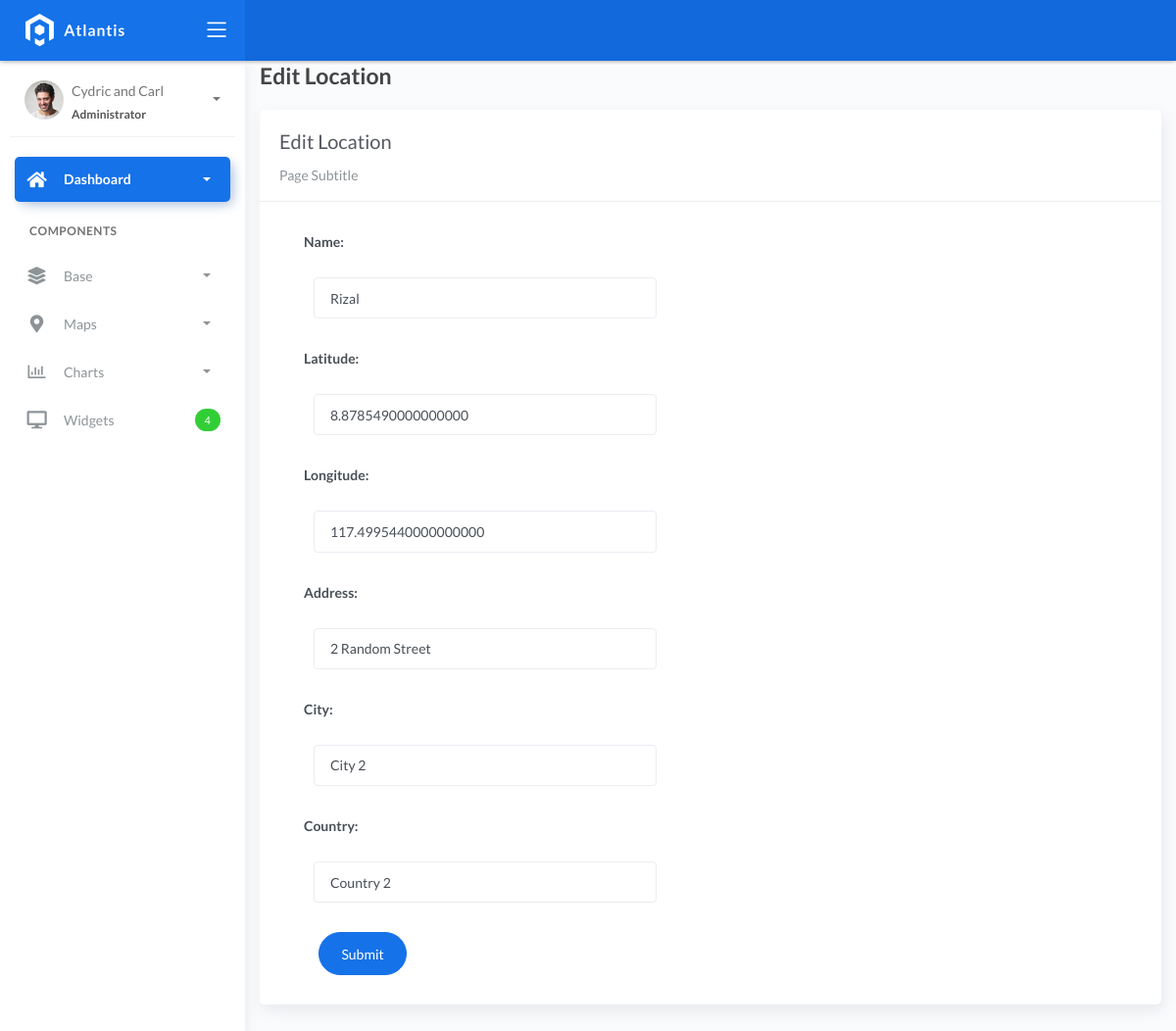
Page /location_list/2 on the earlier database version.
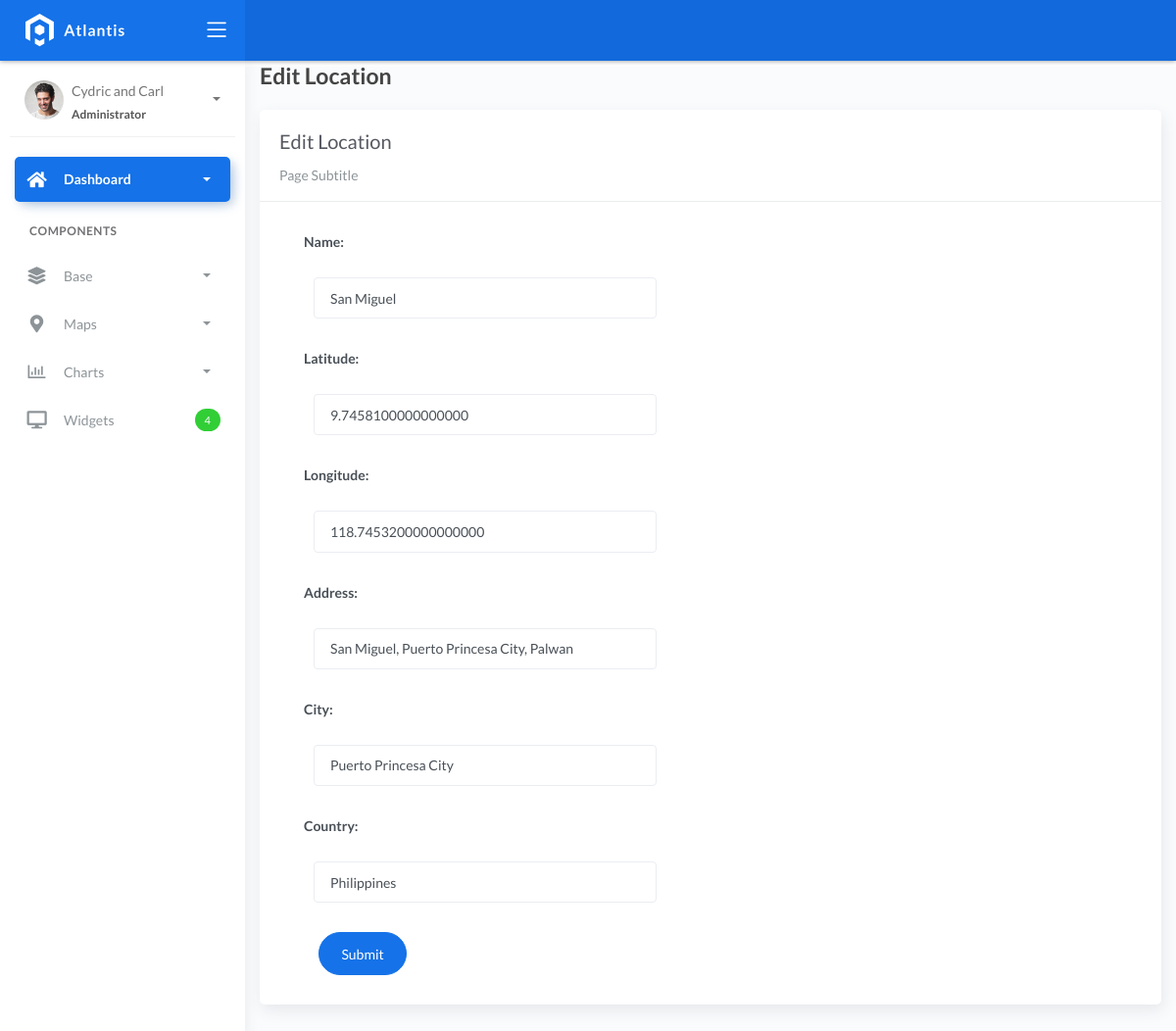
Same page on the later database version.
### fire/models.py (models this page shows, shortened)
class BaseModel(models.Model):
    created_at = models.DateTimeField(auto_now_add=True, db_index=True)
    updated_at = models.DateTimeField(auto_now=True)
    class Meta:
        abstract = True

class Locations(BaseModel):
    name = models.CharField(max_length=150)
    latitude = models.DecimalField(max_digits=22, decimal_places=16, null=True, blank=True)
    longitude = models.DecimalField(max_digits=22, decimal_places=16, null=True, blank=True)
    address = models.CharField(max_length=150)
    city = models.CharField(max_length=150)  # can be in separate table
    country = models.CharField(max_length=150)  # can be in separate table

### fire/views.py (the view, shortened to what this page needs)
# urls.py: path('location_list/<pk>', LocationUpdateView.as_view(), name='location-update'),
class LocationUpdateView(UpdateView):
    model = Locations
    fields = "__all__"
    context_object_name = "location"
    template_name = 'location_edit.html'
    success_url = reverse_lazy('location-list')

### templates/location_edit.html
{% extends 'base.html' %} {% load static %} {% block content %}
<div class="content">
    <div class="container-fluid">
        <h4 class="page-title">Edit Location</h4>
        <div class="row">
            <div class="col-md-12">
                <div class="card">
                    <div class="card-header">
                        <div class="card-title">Edit Location</div>
                        <div class="card-category">Page Subtitle</div>
                    </div>
                    <div class="col-md-6">
                        <div class="card-body">
                            <form class="" action="" method="post" novalidate>
                                {% csrf_token %} {% include 'includes/form.html' %}
                                <div class="form-group">
                                    <div class="col-md-12 col-sm-3">
                                        <button type="submit" class="btn btn-primary btn-rounded">Submit</button>
                                    </div>
                                </div>
                            </form>
                        </div>
                    </div>
                </div>
            </div>
        </div>
    </div>
</div>
{% endblock %}

### templates/base.html (shortened to what this page needs)
{% load static %}
<!DOCTYPE html>
<html lang="en">
  <head>
    <link rel="stylesheet" href="{% static 'css/bootstrap.min.css' %}" />
    <link rel="stylesheet" href="{% static 'css/atlantis.min.css' %}" />
    <link rel="stylesheet" href="{% static 'css/demo.css' %}" />
  </head>
  <body>
    <div class="wrapper">
      <div class="main-header">
        <div class="logo-header" data-background-color="blue">
          <a href="index.html" class="logo">
            <img src="{% static 'img/logo.svg' %}" alt="navbar brand" class="navbar-brand" />
          </a>
          <div class="nav-toggle">
            <button class="btn btn-toggle toggle-sidebar">
              <i class="icon-menu"></i>
            </button>
          </div>
        </div>
        <nav class="navbar navbar-header navbar-expand-lg" data-background-color="blue2">
        </nav>
      </div>
      <div class="sidebar sidebar-style-2">
        <div class="sidebar-wrapper scrollbar scrollbar-inner">
          <div class="sidebar-content">
            <div class="user">
              <div class="avatar-sm float-left mr-2">
                <img src="{% static 'img/profile.jpg' %}" alt="..." class="avatar-img rounded-circle" />
              </div>
              <div class="info">
                <a data-toggle="collapse" href="#collapseExample" aria-expanded="true">
                  <span>
                    Cydric and Carl
                    <span class="user-level">Administrator</span>
                    <span class="caret"></span>
                  </span>
                </a>
              </div>
            </div>
            <ul class="nav nav-primary">
              <li class="nav-item active">
                <a data-toggle="collapse" href="#dashboard" class="collapsed" aria-expanded="false">
                  <i class="fas fa-home"></i>
                  <p>Dashboard</p>
                  <span class="caret"></span>
                </a>
              </li>
              <li class="nav-section">
                <h4 class="text-section">Components</h4>
              </li>
              <li class="nav-item">
                <a data-toggle="collapse" href="#base">
                  <i class="fas fa-layer-group"></i>
                  <p>Base</p>
                  <span class="caret"></span>
                </a>
              </li>
              <li class="nav-item">
                <a data-toggle="collapse" href="#maps">
                  <i class="fas fa-map-marker-alt"></i>
                  <p>Maps</p>
                  <span class="caret"></span>
                </a>
              </li>
              <li class="nav-item">
                <a data-toggle="collapse" href="#charts">
                  <i class="far fa-chart-bar"></i>
                  <p>Charts</p>
                  <span class="caret"></span>
                </a>
              </li>
              <li class="nav-item">
                <a href="widgets.html">
                  <i class="fas fa-desktop"></i>
                  <p>Widgets</p>
                  <span class="badge badge-success">4</span>
                </a>
              </li>
            </ul>
          </div>
        </div>
      </div>
      <div class="main-panel">
        <div class="content">
          {% block content %}
          {% endblock %}
          </div>
        </div>
        <footer class="footer">
          <div class="container-fluid">
            <nav class="pull-left">
              <ul class="nav">
                <li class="nav-item">
                  <a class="nav-link" href="https://www.themekita.com"> ThemeKita </a>
                </li>
                <li class="nav-item">
                  <a class="nav-link" href="#"> Help </a>
                </li>
                <li class="nav-item">
                  <a class="nav-link" href="#"> Licenses </a>
                </li>
              </ul>
            </nav>
            <div class="copyright ml-auto">2018, made with  by <a href="https://www.themekita.com">ThemeKita</a></div>
          </div>
        </footer>
      </div>
  </body>
</html>

### templates/includes/form.html (shortened to what this page needs)
{% load widget_tweaks %}
{% for field in form %}
<div class="field item form-group">
    <label>{{ field.label_tag }}</label>
  <div class="form-group">
    {% render_field field class="form-control" %}
  </div>
</div>
{% endfor %}

Differences in the rows shown:
changed Locations: name "Rizal" → "San Miguel"; latitude "8.8785490000000000" → "9.7458100000000000"; longitude "117.4995440000000000" → "118.7453200000000000"; address "2 Random Street" → "San Miguel, Puerto Princesa City, Palwan"; city "City 2" → "Puerto Princesa City"; country "Country 2" → "Philippines"
